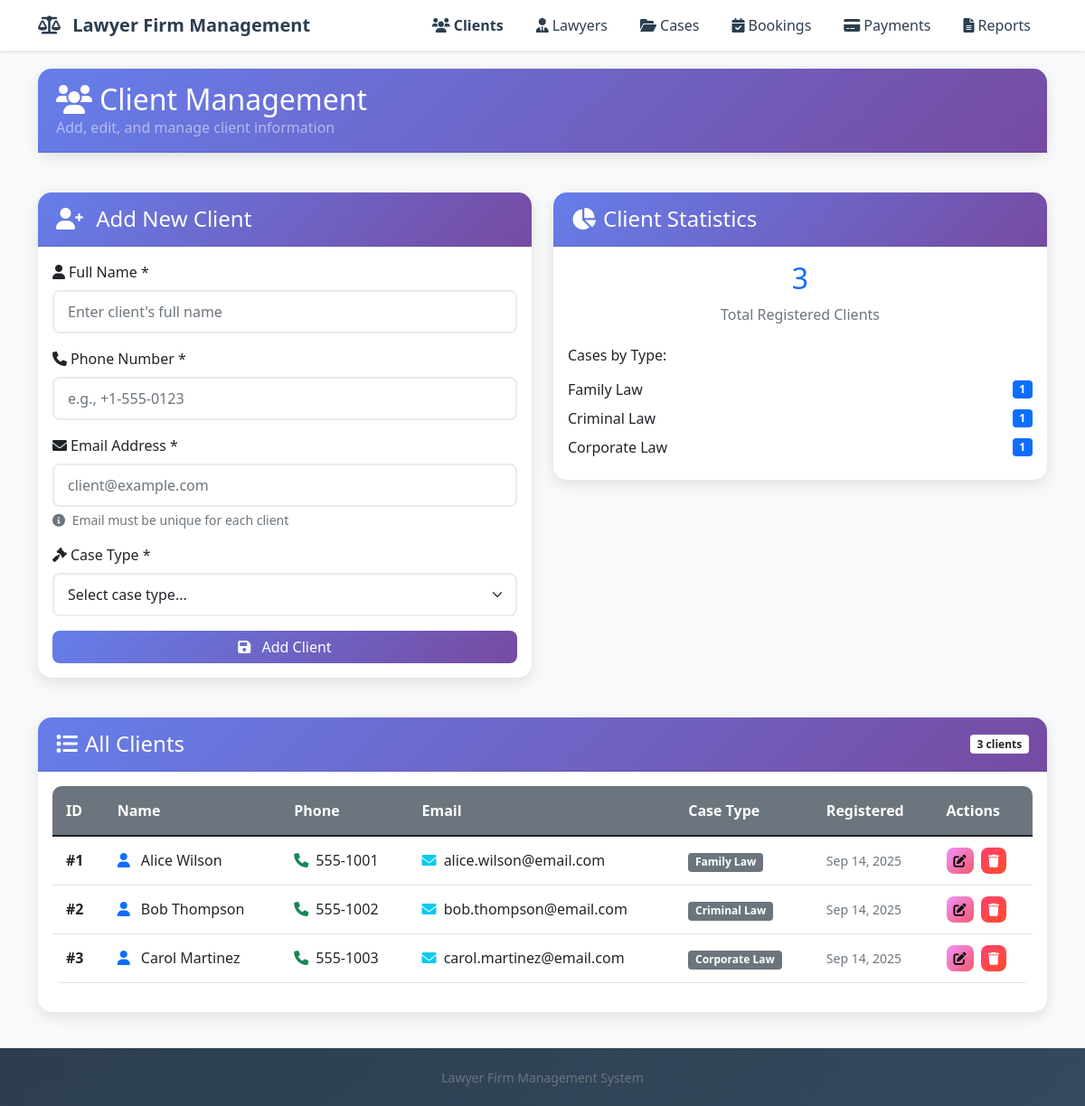
/clients.php, run on the app's committed database.
### tables this page shows
CREATE TABLE clients (
    client_id INT AUTO_INCREMENT PRIMARY KEY,
    name VARCHAR(100) NOT NULL,
    phone VARCHAR(15) NOT NULL,
    email VARCHAR(100) UNIQUE NOT NULL,
    case_type VARCHAR(100) NOT NULL,
    created_at TIMESTAMP DEFAULT CURRENT_TIMESTAMP
);

### clients.php (the view, shortened to what this page needs)
<?php
require_once 'config.php';
try {
    $fetchQuery = "SELECT * FROM clients ORDER BY created_at DESC";
    $fetchStmt = $conn->prepare($fetchQuery);
    $fetchStmt->execute();
    $clients = $fetchStmt->fetchAll();
} catch(PDOException $e) {
    $error_message = "Error fetching clients: " . $e->getMessage();
}
$editClient = null;
include 'header.php';
?>
<div class="row mb-4">
    <div class="col-12">
        <div class="card">
            <div class="card-header">
                <h2 class="mb-0">
                    <i class="fas fa-users me-2"></i>Client Management
                </h2>
                <p class="mb-0 text-white-50">Add, edit, and manage client information</p>
            </div>
        </div>
    </div>
</div>
<div class="row mb-4">
    <div class="col-md-6">
        <div class="card">
            <div class="card-header">
                <h4 class="mb-0">
                    <i class="fas fa-user-plus me-2"></i>
                    <?php echo $editClient ? 'Edit Client' : 'Add New Client'; ?>
                </h4>
            </div>
            <div class="card-body">
                <form method="POST" action="" onsubmit="return validateClientForm()">
                    <div class="mb-3">
                        <label for="name" class="form-label">
                            <i class="fas fa-user me-1"></i>Full Name *
                        </label>
                        <input type="text"
                               class="form-control"
                               id="name"
                               name="name"
                               value="<?php echo $editClient ? htmlspecialchars($editClient['name']) : ''; ?>"
                               required
                               placeholder="Enter client's full name">
                    </div>
                    <div class="mb-3">
                        <label for="phone" class="form-label">
                            <i class="fas fa-phone me-1"></i>Phone Number *
                        </label>
                        <input type="tel"
                               class="form-control"
                               id="phone"
                               name="phone"
                               value="<?php echo $editClient ? htmlspecialchars($editClient['phone']) : ''; ?>"
                               required
                               placeholder="e.g., +1-555-0123">
                    </div>
                    <div class="mb-3">
                        <label for="email" class="form-label">
                            <i class="fas fa-envelope me-1"></i>Email Address *
                        </label>
                        <input type="email"
                               class="form-control"
                               id="email"
                               name="email"
                               value="<?php echo $editClient ? htmlspecialchars($editClient['email']) : ''; ?>"
                               required
                               placeholder="client@example.com">
                        <div class="form-text">
                            <i class="fas fa-info-circle me-1"></i>
                            Email must be unique for each client
                        </div>
                    </div>
                    <div class="mb-3">
                        <label for="case_type" class="form-label">
                            <i class="fas fa-gavel me-1"></i>Case Type *
                        </label>
                        <select class="form-select" id="case_type" name="case_type" required>
                            <option value="">Select case type...</option>
                        </select>
                    </div>
                    <div class="d-grid gap-2">
                        <button type="submit" class="btn btn-primary">
                            <i class="fas fa-save me-2"></i>
                            <?php echo $editClient ? 'Update Client' : 'Add Client'; ?>
                        </button>
                    </div>
                </form>
            </div>
        </div>
    </div>
    <div class="col-md-6">
        <div class="card">
            <div class="card-header">
                <h4 class="mb-0">
                    <i class="fas fa-chart-pie me-2"></i>Client Statistics
                </h4>
            </div>
            <div class="card-body">
                <?php
                $totalClients = count($clients);
                $caseTypes = array_count_values(array_column($clients, 'case_type'));
                ?>
                <div class="text-center mb-4">
                    <h2 class="text-primary"><?php echo $totalClients; ?></h2>
                    <p class="text-muted">Total Registered Clients</p>
                </div>
                <h6 class="mb-3">Cases by Type:</h6>
                <?php foreach ($caseTypes as $type => $count): ?>
                    <div class="d-flex justify-content-between align-items-center mb-2">
                        <span><?php echo htmlspecialchars($type); ?></span>
                        <span class="badge bg-primary"><?php echo $count; ?></span>
                    </div>
                <?php endforeach; ?>
            </div>
        </div>
    </div>
</div>
<div class="row">
    <div class="col-12">
        <div class="card">
            <div class="card-header d-flex justify-content-between align-items-center">
                <h4 class="mb-0">
                    <i class="fas fa-list me-2"></i>All Clients
                </h4>
                <span class="badge bg-white text-dark"><?php echo count($clients); ?> clients</span>
            </div>
            <div class="card-body">
                <?php if (!empty($clients)): ?>
                    <div class="table-responsive">
                        <table class="table table-hover">
                            <thead>
                                <tr>
                                    <th>ID</th>
                                    <th>Name</th>
                                    <th>Phone</th>
                                    <th>Email</th>
                                    <th>Case Type</th>
                                    <th>Registered</th>
                                    <th>Actions</th>
                                </tr>
                            </thead>
                            <tbody>
                                <?php foreach ($clients as $client): ?>
                                <tr>
                                    <td><strong>#<?php echo $client['client_id']; ?></strong></td>
                                    <td>
                                        <i class="fas fa-user text-primary me-2"></i>
                                        <?php echo htmlspecialchars($client['name']); ?>
                                    </td>
                                    <td>
                                        <i class="fas fa-phone text-success me-1"></i>
                                        <?php echo htmlspecialchars($client['phone']); ?>
                                    </td>
                                    <td>
                                        <i class="fas fa-envelope text-info me-1"></i>
                                        <?php echo htmlspecialchars($client['email']); ?>
                                    </td>
                                    <td>
                                        <span class="badge bg-secondary">
                                            <?php echo htmlspecialchars($client['case_type']); ?>
                                        </span>
                                    </td>
                                    <td>
                                        <small class="text-muted">
                                            <?php echo date('M j, Y', strtotime($client['created_at'])); ?>
                                        </small>
                                    </td>
                                    <td>
                                        <a href="clients.php?edit_id=<?php echo $client['client_id']; ?>"
                                           class="btn btn-sm btn-warning me-1"
                                           title="Edit Client">
                                            <i class="fas fa-edit"></i>
                                        </a>
                                        <form method="POST"
                                              style="display: inline-block;"
                                              onsubmit="return confirmDelete('client', '<?php echo htmlspecialchars($client['name']); ?>')">
                                            <button type="submit"
                                                    class="btn btn-sm btn-danger"
                                                    title="Delete Client">
                                                <i class="fas fa-trash"></i>
                                            </button>
                                        </form>
                                    </td>
                                </tr>
                                <?php endforeach; ?>
                            </tbody>
                        </table>
                    </div>
                <?php endif; ?>
            </div>
        </div>
    </div>
</div>
<?php include 'footer.php'; ?>

### header.php (style rules this page uses)
body { font-family: 'Segoe UI', Tahoma, Geneva, Verdana, sans-serif; background-color: #f8f9fa; min-height: 100vh; display: flex; flex-direction: column; }
.card { border: none; border-radius: 15px; box-shadow: 0 5px 15px rgba(0,0,0,0.1); margin-bottom: 20px; }
.card-header { background: linear-gradient(135deg, #667eea 0%, #764ba2 100%); color: white; border-radius: 15px 15px 0 0 !important; padding: 15px 20px; }
.btn-primary { background: linear-gradient(135deg, #667eea 0%, #764ba2 100%); border: none; border-radius: 8px; }
.btn-danger { background: linear-gradient(135deg, #ff416c 0%, #ff4b2b 100%); border: none; border-radius: 8px; }
.btn-warning { background: linear-gradient(135deg, #f093fb 0%, #f5576c 100%); border: none; border-radius: 8px; }
.table { border-radius: 10px; overflow: hidden; }
.table thead th { background-color: #6c757d; color: white; border: none; padding: 15px; }
.table tbody td { padding: 12px 15px; vertical-align: middle; }
.form-control, .form-select { border-radius: 8px; border: 2px solid #e9ecef; padding: 10px 15px; }

### data on the page
clients: client_id "1", name "Alice Wilson", phone "555-1001", email "alice.wilson@email.com", case_type "Family Law", created_at "Sep 14, 2025"
clients: client_id "2", name "Bob Thompson", phone "555-1002", email "bob.thompson@email.com", case_type "Criminal Law", created_at "Sep 14, 2025"
clients: client_id "3", name "Carol Martinez", phone "555-1003", email "carol.martinez@email.com", case_type "Corporate Law", created_at "Sep 14, 2025"

### other printed values
$totalClients "3"
$type "Family Law"
$type "Criminal Law"
$type "Corporate Law"
count($clients) "3"
